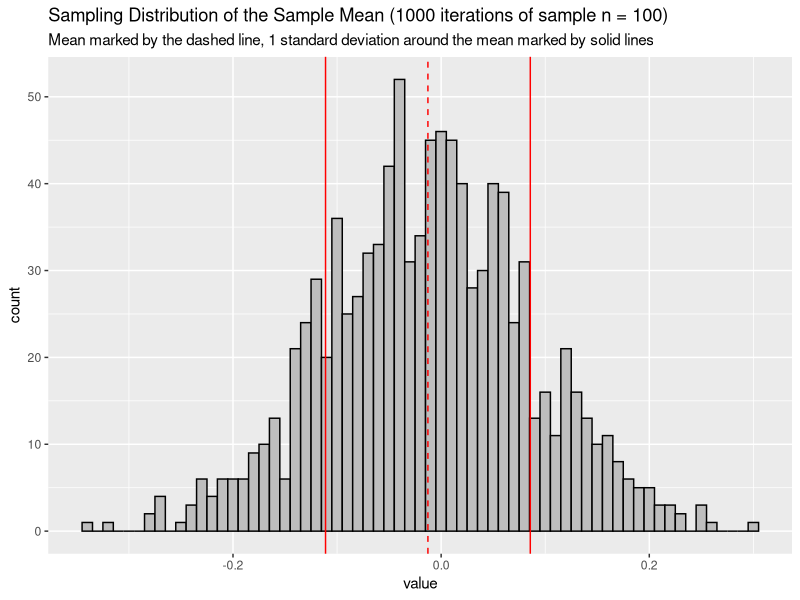

Reproduce this figure in R.
## ---- chunk 1
knitr::opts_chunk$set(echo = TRUE)

# Load package
library(tidyverse)

# Import data
weight_df <- read.csv("data/weight.csv")

## ---- chunk 2

set.seed(202102)

# generate population df
pop_norm <- rnorm(n = 10000, mean = 0, sd = 1) %>% as_tibble()

# create a "container" object to save the mean
mean_vec <- vector(mode = "numeric", length = 1000)

# repeatly sample from the pop df and save the mean 
for (i in 1:1000){

  sample <- pop_norm %>% sample_n(size = 100, replace = FALSE)

  mean_vec[i] <- mean(sample$value)
  
}



# Mean and SD of the sampling distribution
mean = mean(mean_vec)
sd_pos = mean + sd(mean_vec)
sd_neg = mean - sd(mean_vec)


# Plot
mean_vec %>% 
  as_tibble() %>%
  ggplot(aes(value)) +
  geom_histogram(binwidth = 0.01, fill = "grey", color = "black") +
  geom_vline(aes(xintercept = sd_neg), color = "red") +
  geom_vline(aes(xintercept = mean), color = "red", linetype = "dashed") +
  geom_vline(aes(xintercept = sd_pos), color = "red") +
  labs(title = "Sampling Distribution of the Sample Mean (1000 iterations of sample n = 100)",
       subtitle = "Mean marked by the dashed line, 1 standard deviation around the mean marked by solid lines")


## ---- chunk 3

# First, calcuate standard error of the mean
se = 3.25/sqrt(27)    # 0.6254628

# Calculate t test statistics given null is true
observed_t = (1.54 - 0)/se  # 2.462177

# Critical value of t given null is true
qt(p = 0.5*0.05, df = 26)   # -2.055529

# Rejection region is: (-inf, -2.055529) U (2.055529, inf)

# P-value
2*(1 - pt(q = observed_t, df = 26))  # 0.02075478

# Conclusion:
# Observed t is in the rejection region, so we reject the null
# Alternatively, our p-value is smaller than alpha level, so we reject the null

# You can also try the example here: https://www.geogebra.org/m/b85v7zww

## ---- chunk 4

# generate a random number (n = 30)
set.seed(1001)
sample <- rnorm(n = 30, mean = 2, sd = 1)

# hand code to get the sample mean 
sum(sample)/length(sample)

# should equal to:
mean(sample)

# create a function that calculate sample mean
sample_mean <- function(x){
  mean = sum(x)/length(x)
  return(mean)
}

# try the function
sample_mean(sample)

# hand code to get the sample standard deviation
sample_var <-  sum( ( sample - mean(sample) )^2 ) / (length(sample)-1) 
sample_sd <- sqrt(sample_var)
sample_sd

# Use base r function
sd(sample)

# hand-code function
sd_example <- function(x){
  mean = sum(x)/length(x)
  variance = sum((x-mean)^2)/(length(x)-1)
  standarddeviation = sqrt(variance)
  return (standarddeviation)
}

sd_example(sample)



## ---- chunk 5

# two tailed t-test
t.test(weight_df$change, mu = 4, alternative = "two.sided", conf.level = 0.95)
# P-value is larger than 0.05, we do not reject the null

# one tailed t-test
t.test(weight_df$change, mu = 4, alternative = "less", conf.level = 0.95)
# P-value is larger than 0.05, we do not reject the null

## ---- chunk 6

# Filter data for each therapy
weight_b <- weight_df %>% filter(therapy == "b")
weight_c <- weight_df %>% filter(therapy == "c")

# two tailed two indep sample t-test
t.test(
  x = weight_b$change,          # mean value vector from the first sample
  y = weight_c$change,          # mean value vector from the second sample
  mu = 0,                       # mean difference given by your null hypothesis
  alternative = "two.sided"     # direction of alternative hypothesis
)

# P-value is larger than 0.05, we do not reject the null

